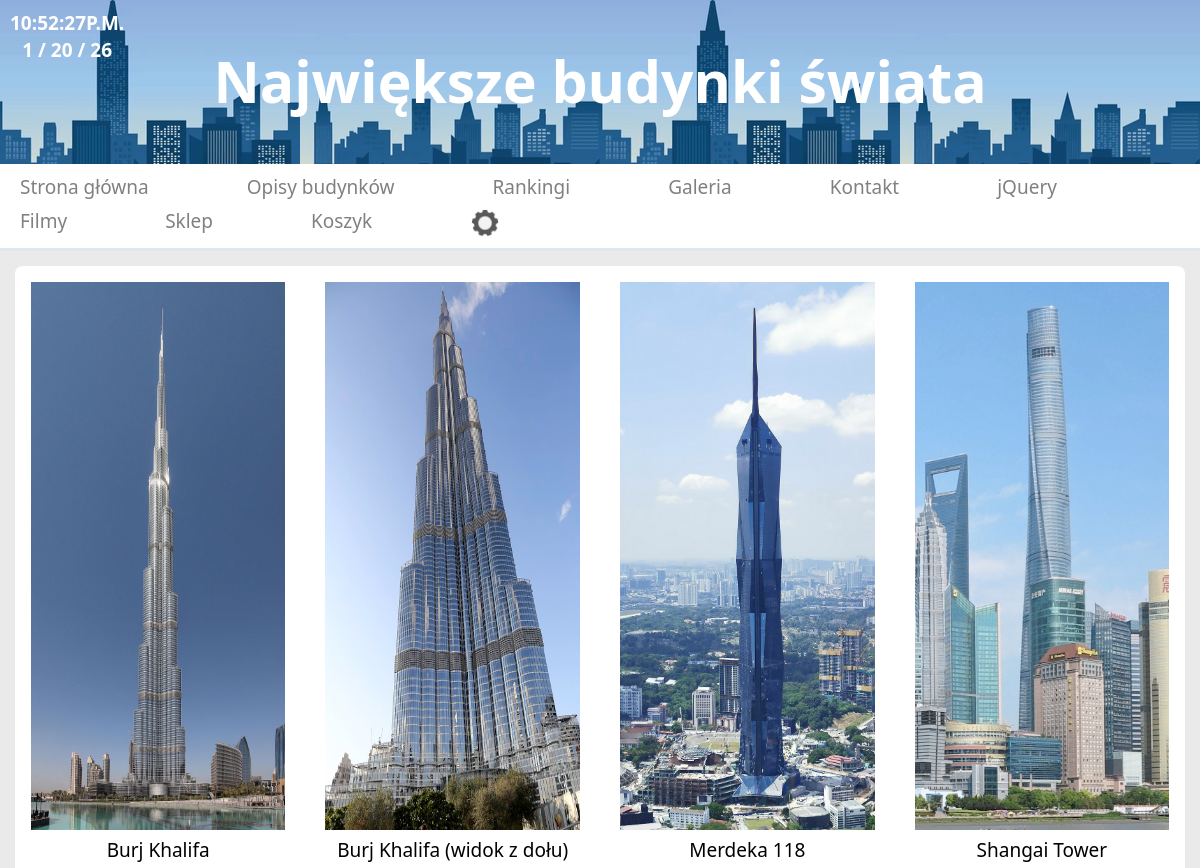
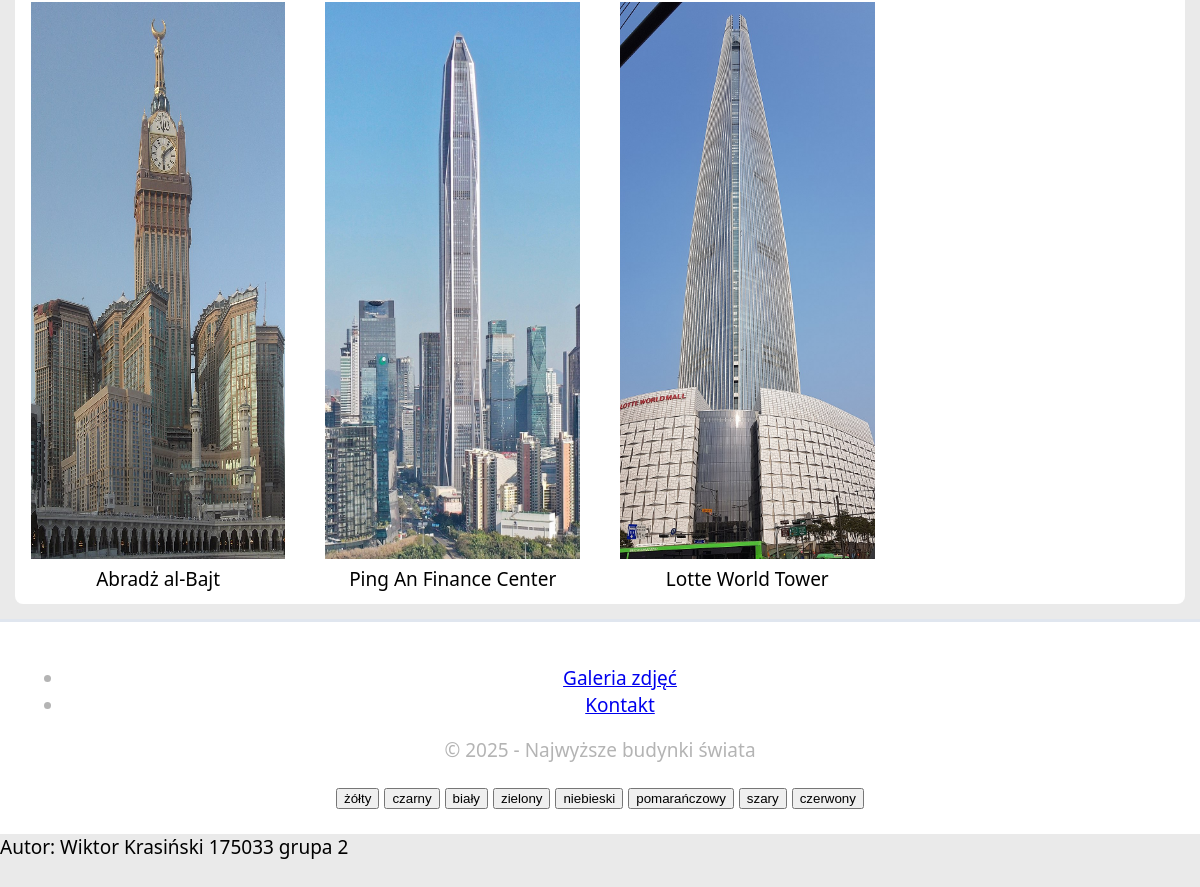
Screenshot of /index.php?idp=gallery with the database file from the repository (2 pictures, top to bottom).
### tables this page shows
CREATE TABLE `page_list` (
  `id` int(11) NOT NULL,
  `page_title` varchar(255) DEFAULT NULL,
  `page_content` text DEFAULT NULL,
  `status` int(11) DEFAULT 1
);

### showpage.php (called while the page is built)
<?php
include("cfg.php");
function pokaz_podstrone($id)
{
    $id_clear = htmlspecialchars($id);
    global $link;
    $qry = "SELECT * FROM page_list WHERE id='$id_clear' LIMIT 1";
    $result = mysqli_query($link, $qry) or die(mysqli_error($link));
    $row = mysqli_fetch_array($result);
    if (empty($row['id'])) {
        $web = '[nie_znaleziono_strony]';
    } else {
        $web = $row['page_content'];
    }
    return $web;
}
?>

### index.php (the view, shortened to what this page needs)
<?php
include 'cfg.php';
include 'showpage.php';
$strona = pokaz_podstrone(id: 1);
if ($_GET['idp'] == 'gallery')
    $strona = pokaz_podstrone(id: 4);
?>
<!DOCTYPE html>
<html lang="en">
<head>
    <link rel="stylesheet" href="css/styles.css">
</head>
<body onload="startclock()">
    <header>
        <div class="time">
            <div id="zegarek"></div>
            <div id="data"></div>
        </div>
        <h1><b>Największe budynki świata</b></h1>
    </header>
    <nav class="main-nav">
        <ul>
            <li><a href="index.php?idp=glowna">Strona główna</a></li>
            <li><a href="index.php?idp=buildings">Opisy budynków</a></li>
            <li><a href="index.php?idp=rankings">Rankingi</a></li>
            <li><a href="index.php?idp=gallery">Galeria</a></li>
            <li><a href="index.php?idp=contact">Kontakt</a></li>
            <li><a href="index.php?idp=jQuery">jQuery</a></li>
            <li><a href="index.php?idp=films">Filmy</a></li>
            <li><a href="index.php?idp=sklep">Sklep</a></li>
            <li><a href="index.php?idp=koszyk">Koszyk</a></li>
            <li class="cog"><img src="images/cog.png" alt="Ustawienia" /></li>
        </ul>
    </nav>
    <main>
        <?php echo $strona; ?>
    <footer>
        <nav>
            <ul>
                <li><a href="index.php?idp=gallery">Galeria zdjęć</a></li>
                <li><a href="index.php?idp=contact">Kontakt</a></li>
            </ul>
        </nav>
        <p>© 2025 - Najwyższe budynki świata</p>
        <FORM METHOD="POST" NAME="background">
            <INPUT TYPE="button" VALUE="żółty" ONCLICK="changeBackground('#FFF000')">
            <INPUT TYPE="button" VALUE="czarny" ONCLICK="changeBackground('#000000')">
            <INPUT TYPE="button" VALUE="biały" ONCLICK="changeBackground('#FFFFFF')">
            <INPUT TYPE="button" VALUE="zielony" ONCLICK="changeBackground('#00FF00')">
            <INPUT TYPE="button" VALUE="niebieski" ONCLICK="changeBackground('#0000FF')">
            <INPUT TYPE="button" VALUE="pomarańczowy" ONCLICK="changeBackground('#FF8000')">
            <INPUT TYPE="button" VALUE="szary" ONCLICK="changeBackground('#c0c0c0')">
            <INPUT TYPE="button" VALUE="czerwony" ONCLICK="changeBackground('#FF0000')">
        </FORM>
    </footer>
    <?php
    $nr_indeksu = '175033';
    $nrGrupy = '2';
    echo 'Autor: Wiktor Krasiński ' . $nr_indeksu . ' grupa ' . $nrGrupy . ' <br /><br />';
    ?>
</body>
</html>

### css/styles.css (style rules this page uses)
body { margin: 0; padding: 0; font-family: "Segoe UI", "Helvetica Neue", Arial; line-height: 1.4; background-color:#eaeaea; color: black; font-size: 19px; }
main { display: flex; flex-direction: column; gap: 25px; padding: 1.25%; }
header { color:white; padding: 3.5%; text-align: center; background-position: center; background-image: url("../images/banner2.webp"); }
header .time { color: white; left: 10px; margin-right: -100px; position: absolute; top: 10px; font-weight: 750; }
h1 { font-size: 300%; color: white; margin: auto; }
section { background: white; padding: 0.5%; border-radius: 8px; }
.main-nav { background-color: #fff; border-bottom: solid #e0e6ef; }
.main-nav ul { list-style: none; padding: 0.5%; margin: 0; overflow: hidden; }
.main-nav ul li { padding-right: 80px; margin-left: 10px; float: left; }
.main-nav ul li a { display: block; padding: 4px; color:gray; text-decoration: none; }
.main-nav ul li img { height: 30px; width: 30px; display: block; padding: 4px; color:gray; text-decoration: none; }
.gallery { display: grid; grid-template-columns: repeat(auto-fill, minmax(250px, 1fr)); gap: 20px; padding-bottom: 35px; }
.gallery figure { margin: 10px; text-align: center; }
.gallery img { width: 100%; height: 100%; }
footer { padding: 2%; text-align: center; color: #b4b4b4; background: white; border-top: solid #e0e6ef; }

### rows the page displays
page_list: page_content (picture), page_content "Burj Khalifa Burj Khalifa (widok z dołu) Merdeka 118 Shangai Tower Abradż al-Bajt Ping An Finance Center Lotte World Tower"

### other values shown
$nr_indeksu "175033"
$nrGrupy "2"
